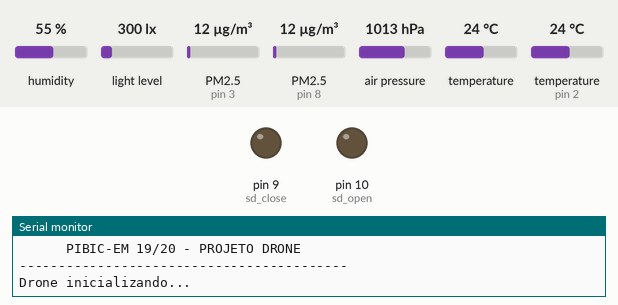
Recording of a sketch running on a simulated Arduino Uno, built with avr-gcc and run on an emulated ATmega328P. Parts: output pins drawn as LEDs (lit = HIGH), the last lines printed to the serial monitor. Wiring (inferred from the names in the program): 2 × dust sensor: data pin 3 / data pin 8. Inputs (shaded band) come from the test bench; at power-on: humidity 55 %, light level 300 lx, PM2.5 (sensors on pin 3, pin 8) 12 µg/m³, air pressure 1013 hPa, temperature 24 °C, temperature (sensor on pin 2) 24 °C. The local clock reads 2024-03-15 10:24:30 at power-on unless the sketch sets it; storage starts empty; EEPROM starts erased.

Above: at 0.3 s.
At 0.8 s:
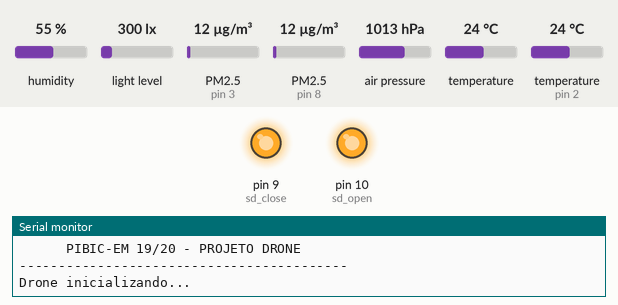
At 1.2 s:
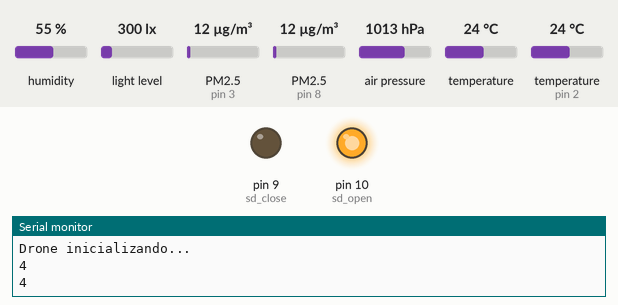
At 2.4 s:
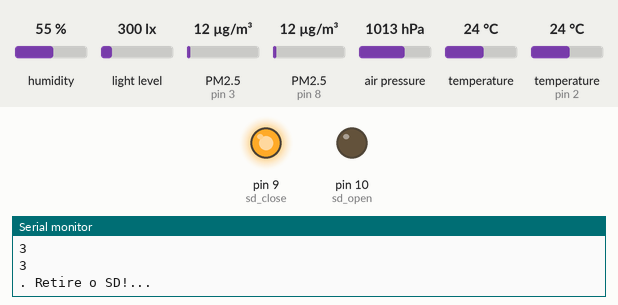
Timing chart, 0 to 3.9 s (numbered marks = the images above):
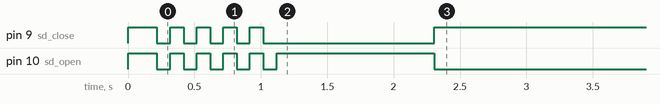

The sketch:

leitura_sensores.ino
```cpp
/* PROJETO: PIBIC-EM 19/20 - PROJETO DRONE
 * DATA: 27/09/2020
 * AUTORES:
 * Giovanna Pavani Martelli
 * Nicolas Duarte Maionese (vegana)
 * Sergio Luiz Moral Marques
 *
 * Baseado em:
 * - Programa original de Krodal e na biblioteca virtuabotixRTC
 * - Códigos do FelipeFlop
 *   \ https://www.filipeflop.com/blog/relogio-rtc-ds1307-arduino/
 *   \ https://www.filipeflop.com/blog/cartao-sd-com-arduino/
 *   \ https://www.filipeflop.com/blog/monitorando-temperatura-e-umidade-com-o-sensor-dht11/
 * - Códigos da Arduino&Cia
 *   \ https://www.arduinoecia.com.br/bmp280-pressao-temperatura-altitude
 *   \ https://www.arduinoecia.com.br/BH1750-sensor-de-luminosidade-lux/
 *   \ https://www.arduinoecia.com.br/arduino-modulo-rtc-ds1302/
 * - programa de Christopher Nafis http://www.seeedstudio.com/depot/grove-dust-sensor-p-1050.html
 *
 */

// INCLUSÃO DE BIBLIOTECAS
#include <SdFat.h>
#include <Adafruit_Sensor.h>
#include <Adafruit_BMP280.h>
#include <Wire.h>
#include <BH1750.h>
#include "DHT.h"
#include <virtuabotixRTC.h>
#include <EEPROM.h> //limpador de memória

// DHT11
#define DHTPIN 2
#define DHTTYPE DHT11
DHT dht(DHTPIN, DHTTYPE);

// MÓDULO MICRO-SD
SdFat sdCard;
SdFile meuArquivo;
const int chipSelect = 4; // Pino ligado ao CS do modulo
//botão e leds para a gravação no cartão micro-sd
#define sd_open  10
#define sd_close 9
#define btn      3

//BMP280
Adafruit_BMP280 bmp; //(I2C)

//GY-30
BH1750 lightSensor;
String luz;

//RELÓGIO RTC3231
virtuabotixRTC myRTC(5, 6, 7); //myRTC(clock, data, rst) - Determina os pinos ligados ao modulo

//SENSOR DE PARTÍCULAS
int sensorValue;
int pin = 8;
unsigned long duration;
unsigned long starttime;
unsigned long sampletime_ms = 30000;//sampe 30s ;
unsigned long lowpulseoccupancy = 0;
float ratio = 0;
float concentration = 0;

// enumeração dos status do leitor sd p/ botao
enum fileStatus {
  f_unKnow,
  f_open,
  f_working,
  f_close,
  f_write,
};

//variáveis para manipulação do arquivo texto e sua gravação no micro-sd
const byte interruptPin = 3;
volatile fileStatus fs = f_write;
bool inicia = false;
int addr = 0;
int addr1 = 1;
int value;
char nome[20];

void setup()
{
  pinMode(sd_open, OUTPUT);
  pinMode(sd_close, OUTPUT);
  digitalWrite(sd_open, HIGH);
  digitalWrite(sd_close,HIGH);
  Serial.begin(9600);
  Serial.println("------------------------------------------");
  Serial.println("      PIBIC-EM 19/20 - PROJETO DRONE");
  Serial.println("------------------------------------------");
  Serial.println("Drone inicializando...");

  value = EEPROM.read(addr);
  if (value != 2){
    EEPROM.write(addr, 2);
    value = 0;
    EEPROM.write(addr1, value+1);
  }
  else{
    value = EEPROM.read(addr1);
    EEPROM.write(addr1, value+1);
  }

  // Inicializa o modulo SD
  if(!sdCard.begin(chipSelect,SPI_HALF_SPEED)){
     sdCard.initErrorHalt();
     Serial.println("nao inicilizou");
     digitalWrite(sd_open, HIGH);
     digitalWrite(sd_close,HIGH);
  }

  // Abre o arquivo DadosDrone.TXT
  sprintf(nome,"arquivo%d.txt",value);
  if (!meuArquivo.open(nome, O_WRITE | O_CREAT | O_AT_END)) // erro ao abrir arquivo
  {
    sprintf(nome,"Erro -> arquivo_%d.txt\n",value);
    sdCard.errorHalt(nome);
    digitalWrite(sd_open, HIGH);
    digitalWrite(sd_close,HIGH);
  }
  else{ // sd ok
    for (int i = 0; i < 5; i++) // leds piscam sinalizando sucesso
    {
      digitalWrite(sd_open, HIGH);
      digitalWrite(sd_close,HIGH);
      delay(100);
      digitalWrite(sd_open, LOW);
      digitalWrite(sd_close,LOW);
      delay(100);
    }
    digitalWrite(sd_open, HIGH);
    digitalWrite(sd_close,LOW);
    Serial.println(fs);

    // escreve aqui o cabecalho do arquivo csv
    meuArquivo.println("Data-Horário\tTemperatura (ºC)\tPressão (Pa)\tAltitude (m)\tLuz (lx)\tCO\tNH3\tNO2\tAir\tUmidade\tPartículas (ppm)");
  }

  // INICIALIZAÇÃO DOS SENSORES
  if(!bmp.begin(0x76)){
    Serial.println(F("Erro -> Sensor BMP280"));
    while(1); // entra em loop e n continua execução
  }
  lightSensor.begin();
  dht.begin();

  //Informacoes iniciais de data e hora
  //Apos settar as informacoes, comentar a linha abaixo
  //(segundos, minutos, hora, dia da semana, dia do mes, mes, ano)
  myRTC.setDS1302Time(00, 00, 12, 2, 27, 9, 2020);

  pinMode(8,INPUT);
  starttime = millis(); //pega horario atual

  // INICIALIZAÇÃO DOS LEDS, BOTAO E DA SERIAL
  pinMode(sd_open, OUTPUT);
  pinMode(sd_close, OUTPUT);
  pinMode(btn, INPUT_PULLUP);
  attachInterrupt(digitalPinToInterrupt(interruptPin), changeState, CHANGE);
  Serial.println(fs);
}

/* colocar 3 leds
1 - para indicar se tudo foi inicializadO
2 - para indicar se o sensor de po esta ativo
3-  para indicar se pode tirar o cartão;Erro ->
*/
void loop()
{
  if (fs ==f_working)
  {
    String separador = "\t";

    // Leitura do RTC
    myRTC.updateTime();

    // imprime "dd/mm/yyyy - hh:mm:ss"
    meuArquivo.print(myRTC.dayofmonth); //imprime o dia
    meuArquivo.print("/");
    meuArquivo.print(myRTC.month);      //imprime o mes
    meuArquivo.print("/");
    meuArquivo.print(myRTC.year);       //imprime o ano
    meuArquivo.print(" - ");

    if (myRTC.hours < 10)//Adiciona um 0 à esquerda caso o valor da hora caso seja <10
    {
      meuArquivo.print("0");
    }
    meuArquivo.print(myRTC.hours);
    meuArquivo.print(":");

    if (myRTC.minutes < 10) //Adiciona um 0 à esquerda caso o valor dos minutos seja <10
    {
      meuArquivo.print("0");
    }
    meuArquivo.print(myRTC.minutes);
    meuArquivo.print(":");

    if (myRTC.seconds < 10)//Adiciona um 0 caso o valor dos segundos seja <10
    {
      meuArquivo.print("0");
    }
    meuArquivo.print(myRTC.seconds);
    meuArquivo.print(separador); // imprime separador p/ separar cada tipo de dado

    // Leitura do BMP280
    meuArquivo.print(bmp.readTemperature()); // imprime temperatura em ºC
    meuArquivo.print(separador);
    meuArquivo.print(bmp.readPressure()); // imprime pressão em Pa
    meuArquivo.print(separador);
    meuArquivo.print(bmp.readAltitude(1013.25),0); // imprime altitude aproximada em m
    meuArquivo.print(separador);

    // Leitura do GY-30
    uint16_t lux = lightSensor.readLightLevel();
    meuArquivo.print(String(lux)); // imprime luminosidade em lux
    meuArquivo.print(separador);

    // Leitura do MICS 6814
    int co = analogRead(A1); // o sensor está ligado, respectivamente, no A1, A2 e A3
    int nh3 = analogRead(A2);
    int no2 = analogRead(A3);
    meuArquivo.print(co);  // imprime concentração de CO  em ppm
    meuArquivo.print(separador);
    meuArquivo.print(nh3); // imprime concentração de NH3 em ppm
    meuArquivo.print(separador);
    meuArquivo.print(no2); // imprime concentração de NO2 em ppm
    meuArquivo.print(separador);

    // Leitura do MQ135
    sensorValue = analogRead(A0); // o sensor está ligado no analog input do pin 0
    meuArquivo.print(sensorValue, DEC); // imprime a conceitração de partículas em ppm
    meuArquivo.print(separador);

    // Leitura do DHT11
    float u = dht.readHumidity();
    if (isnan(u)) // testa se retorno é valido, caso contrário algo está errado
      meuArquivo.println(" -1,");
    else
    {
      meuArquivo.print(u); // imprime a umidade em %
      meuArquivo.print(separador);
    }

    // Leitura do sensor de particulas
    duration = pulseIn(pin, LOW);
    lowpulseoccupancy = lowpulseoccupancy+duration;
    if ((millis()-starttime) > sampletime_ms)//se já se passaram 30s desde a última coleta
    {
        ratio = lowpulseoccupancy/(sampletime_ms*10.0); // Integer porcentagem 0=>100
        concentration = 1.1*pow(ratio,3)-3.8*pow(ratio,2)+520*ratio+0.62; // cálculo específico do datasheet
        lowpulseoccupancy = 0;
        starttime = millis();
        meuArquivo.print(concentration); // imprime a concentracao de particulas em ppm
        meuArquivo.print(separador);
    }else // se ainda não deu o tempo de espera
      meuArquivo.println("-1");

    // fim da leitura dos sensores
    delay(1000);

    Serial.println(fs);
    if (fs == f_close)
    {
      Serial.println(fs);
      Serial.println(". Retire o SD!...");
      meuArquivo.close();
      delay(100);
      fs = f_unKnow;
      digitalWrite(sd_open, LOW);
      digitalWrite(sd_close,HIGH);
    }

  }

  if (!inicia){
    fs =f_working;
    inicia = true;
  }
}

// troca status do sd
void changeState(){
    if (fs == f_working)
      fs = f_close;
}
```

Measured:
- by itself, pin 9 (sd_close): goes 4 × (LOW 0.10 s, HIGH 0.10 s), LOW 1.3 s, then HIGH
- by itself, pin 10 (sd_open): goes 4 × (LOW 0.10 s, HIGH 0.10 s), LOW 0.10 s, HIGH 1.2 s, then LOW
